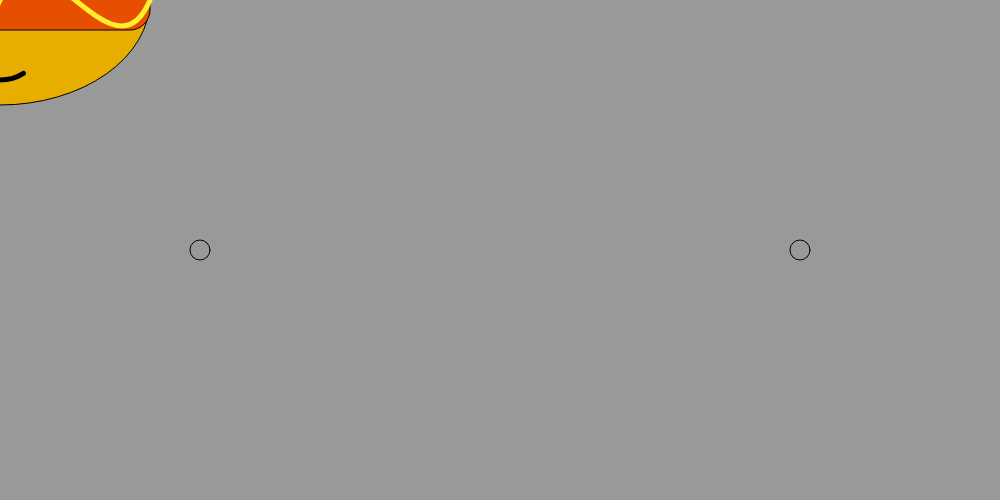
Frame 1 (no input)
Frame 60 (no input): identical to frame 1, image omitted
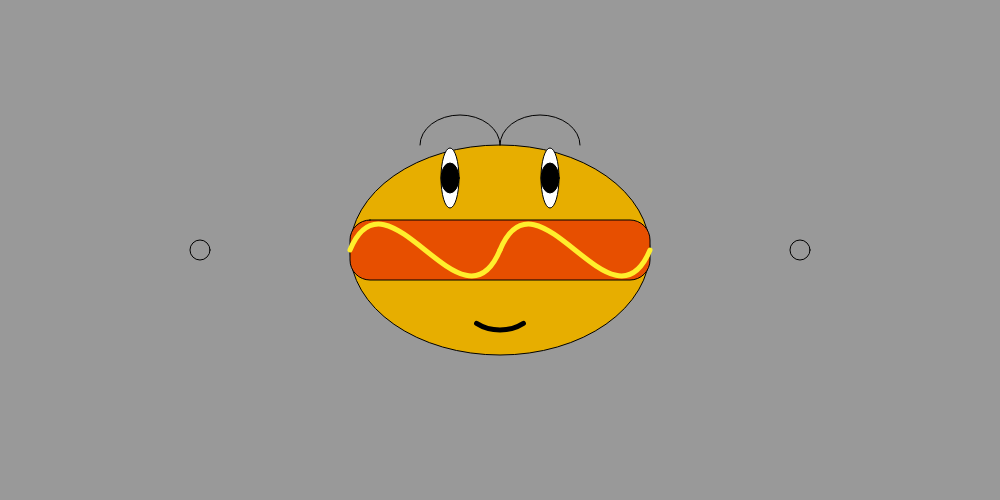
Frame 120 (the mouse pressed at the canvas centre since frame 60)

The p5.js sketch that drew these frames (run headless with seeded random() and noise() and a simulated clock; from frame 60 on, the mouse is pressed at the canvas centre):

// p5.js sketch
// ── sketch.js

var posX = 0;
var posY = 0;
var arcW = 0;
var arcH = 0;
var eyeW = 0;

var clChange, strokeColor, clChange2;

var hitZoneX=200;
var hitZoneY=250;

var hitZone2X=800;
var hitZone2Y=250;

function setup() {
    createCanvas(1000,500);
    
    
    arcW = 75;
    arcH = 40;
    
    eyeW = 18;
    
    strokeColor = color(255,239,44);
    
    clChange = createButton("ketchup");
    clChange.position(100,500);
    clChange.mousePressed(changeClFunction);
    
    clChange2 = createButton("mustard sauce");
    clChange2.position(200,500);
    clChange2.mouseReleased(changeClFunction2);

}

function draw() {
    
    background("#999999");
    
    posX = mouseX;
    posY = mouseY;
    
    
    
    stroke(0);
    strokeWeight(1);
    fill(231,174,0);
    ellipse(posX,posY,300,210);
    fill(231,79,0);
    rect(posX-150, posY-30, 300, 60, 20);
    
    var wiggleX = map(mouseX, 0, width, -20,20);
    var wiggleY = map(mouseY, 0, width, -20,20);
    //eye
    fill("white");
    ellipse(posX -50 + wiggleX,posY -62 + wiggleY,eyeW,60);
    ellipse(posX +50 + wiggleX,posY -62 + wiggleY,18,60);
    fill("black");
    ellipse(posX -50 + wiggleX,posY -62 + wiggleY,eyeW,30);
    ellipse(posX +50 + wiggleX,posY -62 + wiggleY,eyeW,30);
    
    noFill();
    stroke(strokeColor);
    strokeWeight(5);
    bezier(posX-150, posY, posX-112.5, posY-90, posX-37.5, posY+90, posX, posY);
    bezier(posX, posY, posX+37.5, posY-90, posX+112.5, posY+90, posX+150, posY);
//    arc(posX-112.5,posY,arcW,arcH, PI, TWO_PI);
//    arc(posX-37.5,posY,arcW,arcH, 0, PI);
//    arc(posX+37.5,posY,arcW,arcH, PI, TWO_PI);
//    arc(posX+112.5,posY,arcW,arcH, 0, PI);
    
    stroke("black");
    arc(posX,posY+50,arcW,arcH+20, 0+QUARTER_PI, PI-QUARTER_PI);
    
    
    strokeWeight(1);
    arc(posX+40,posY-105,arcW+5,arcH+20, PI, TWO_PI);
    arc(posX-40,posY-105,arcW+5,arcH+20, PI, TWO_PI);
    
    //hitzone
    var hitZoneDist = dist(hitZoneX,hitZoneY, mouseX, mouseY);
    console.log("hitZoneDist: " + hitZoneDist);
    
    var hitZoneDist2 = dist(hitZone2X,hitZone2Y, mouseX, mouseY);
    console.log("hitZoneDist: " + hitZoneDist);
    
    strokeWeight(1);
    ellipse(hitZoneX,hitZoneY, 20, 20);
    ellipse(hitZone2X,hitZone2Y, 20, 20);
    
    if(hitZoneDist <= 10){
        console.log("We are totally in the Zone");
        fill(231,174,0);
        noStroke();
        ellipse(posX,posY+70,arcW,arcH+20);
     }
    
     if(hitZoneDist2 <= 10){
        console.log("We are totally in the Zone");
        fill("black");
        ellipse(posX-90,posY-40,10,10);
     }
    
    
    
    
}

function changeClFunction() {
     strokeColor = color (161,0,39);
}

function changeClFunction2() {
     strokeColor = color (255,239,44);
}
